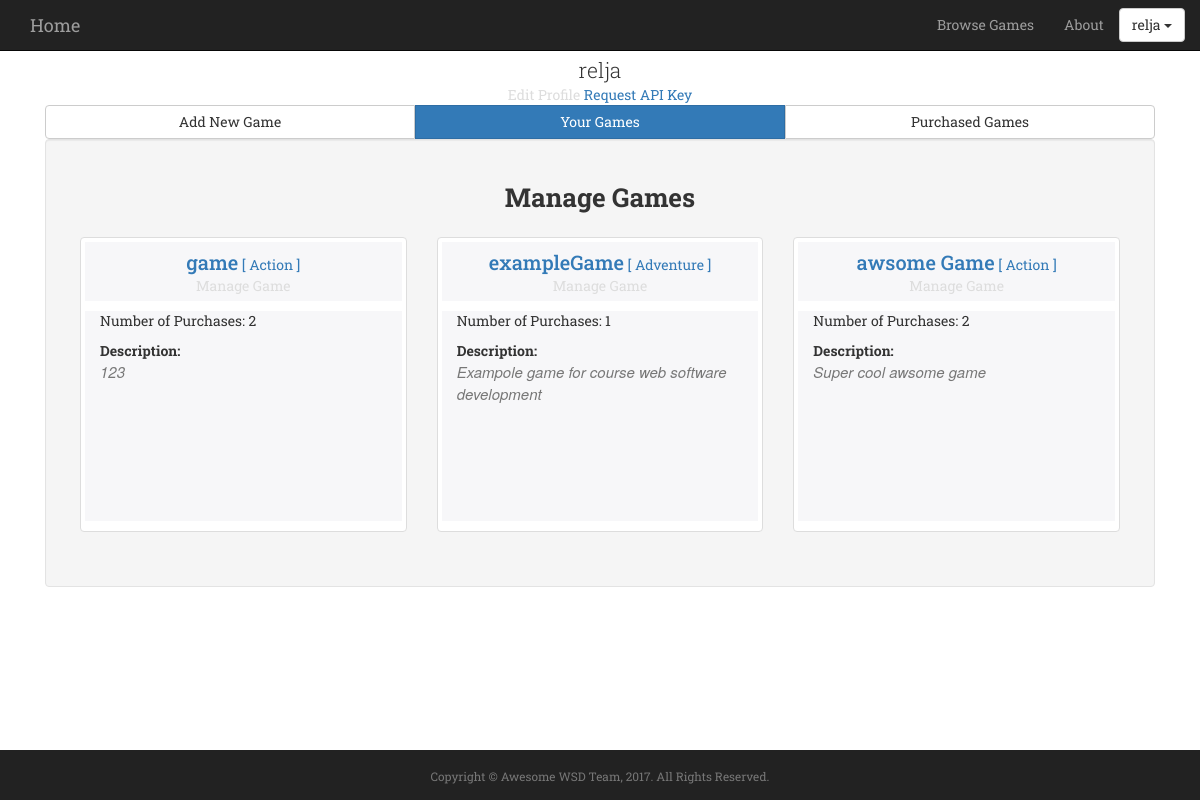
Screenshot of /myProfile/ (signed in) with the database file from the repository.
### awsomeProject/models.py (models this page shows, shortened)
class Game(models.Model):
	Category_Choices = (
		('Action', 'Action'),
		('Adventure', 'Adventure'),
		('Sports', 'Sports'),
		('Strategy', 'Strategy'),
		('Puzzle', 'Puzzle')
	)
	name = models.CharField(max_length=255, unique=True)
	url = models.URLField()
	price = models.FloatField()
	description = models.TextField(max_length=300, default='')
	created = models.DateField(default=now, editable=False)
	category = models.CharField(max_length=20, choices=Category_Choices, default='Action')
	image = CloudinaryField('image')
	""" Informative name for mode """

### awsomeProject/views.py (the view, shortened to what this page needs)
# urls.py: url(r'^myProfile/$', views.myProfile, name='myProfile'),
@login_required(login_url='/login/')
def myProfile(request):
	userProfile = UserProfile.objects.get(user=request.user)
	context = dict( backend_form = UploadGameForm())
	if userProfile.isDeveloper:
		if request.method == 'POST':
			form = UploadGameForm(request.POST, request.FILES)
			context['posted'] = form.instance
			success = False
			if form.is_valid():
				success = True
				form.save()
				devGame = DeveloperGame(user=request.user, game=Game.objects.get(name=form.cleaned_data['name']))
				devGame.save()
				form = UploadGameForm()
				context = UploadGameForm()
		else:
			form = UploadGameForm()
			success = False
		DeveloperGames = DeveloperGame.objects.all().filter(user=request.user)
		games = []
		numberOfPurchasesList = []
		for developerGame in DeveloperGames:
			games.append(developerGame.game) # developerGame is an instance (a row in the database table) of DeveloperGames
			Purchases = Transaction.objects.all().filter(game=developerGame.game)	# Querying from the Transaction table
			numberOfPurchasesList.append(len(Purchases))
		gamePurchases = zip(games, numberOfPurchasesList)	# gamePurchases referes to no of people purchased a game
		PurchasedGames = Transaction.objects.all().filter(user=request.user) #accessing purchased games list from Transaction Table
		purchasedGames = []
		purchasedWhen = []
		counts = []
		i = 0
		for boughtGame in PurchasedGames:
			purchasedGames.append(boughtGame.game)
			purchasedWhen.append(boughtGame.timestamp)
			i += 1
			counts.append(i)
		boughtGames = zip(purchasedGames, purchasedWhen, counts)	#boughtGame refers to no. of games the user bought
		return render(request, "myProfile.html", {"userProfile" : userProfile, "form" : form, "success" : success,
						"context" : context, "gamePurchases": gamePurchases, "boughtGames": boughtGames })

### awsomeProject/templates/myProfile.html (shortened to what this page needs)
{% extends "base.html" %}
{% load bootstrap %}
{% block scriptsAndStylesheets %}
	{% load cloudinary %}
{% endblock %}
{% block main %}
<div class="col-md-12">
	<div class="col-md-12">
		<div class="col-md-3 text-center" style="float: none; margin: 0 auto">
			<div class="col-md-12">
			</div>
			<div class="col-md-12">
				<p class="lead" style="margin-bottom:0px">{{user.username}}</p>
				<span><a href="editProfile" style="color:#ddd;">Edit Profile</a></span>
				<span><a href={% url "registerForAPI" %}> Request API Key </a></span>
			</div>
		</div>
	</div>
	{% if userProfile.isDeveloper %}
		<div class="col-md-12">
			<div class="btn-group btn-group-justified" role="group" aria-label="..." data-toggle="buttons">
				<div class="btn-group btn-pref" role="group">
					<button type="button" class="btn btn-default" href="#tab1" id="create-new-game" data-toggle="tab">Add New Game</button>
				</div>
				<div class="btn-group btn-pref" role="group">
					<button type="button" class="btn btn-primary" href="#tab2" id="created-game" data-toggle="tab">Your Games</button>
				</div>
				<div class="btn-group btn-pref" role="group">
					<button type="button" class="btn btn-default" href="#tab3" id="purchased-game" data-toggle="tab">Purchased Games</button>
				</div>
			</div>
			<div class="well col-md-12">
				<div class="tab-content">
					<div class="tab-pane fade in active" id="tab2">
						<div class="">
							<label class="control-label text-center section-font" style="margin-bottom: 20px; margin-top: 20px">Manage Games</label>
							<div>
								{% for game, numberOfPurchases in gamePurchases %}
									<div class="col-md-4 col-sm-6 text-center" style="padding-bottom:30px;">
										<div class="img-thumbnail text-center">
											<div class="col-md-12 bd-example">
											</div>
											<div class="col-md-12 highlight" style="padding-bottom:5px; margin-bottom:10px;">
												<a href={% url "game" game.name %}> <span class="service-heading">{{game.name}}</span><span> [ {{game.category}} ]</span></a><br>
												<a href={% url "manageGame" game.name %} style="color:#ddd;">Manage Game</a>
											</div>
											<div class="col-md-12 text-left game-description highlight">
												<p> Number of Purchases: {{numberOfPurchases}}</p>
												<span><strong>Description:</strong></span>
												<p class="section-subheading text-muted">{{game.description}}</p>
											</div>
										</div>
									</div>
								{% endfor %}
							</div>
						</div>
					</div>
				</div>
			</div>
		</div>
	{% endif %}
</div>
{% endblock %}
							{% if posted %}
									{% if posted.errors %}
									Errors: {{ posted.errors }}
									{% else %}
											{% load cloudinary %}
									{% endif %}
							{% endif %}

### awsomeProject/templates/base.html (shortened to what this page needs)
<!DOCTYPE html>
<html lang="en">
<head>
	{% load static %}
	<link rel="stylesheet" type="text/css" href="{% static 'css/bootstrap.min.css' %}">
	<link rel="stylesheet" type="text/css" href="{% static 'css/style.css' %}">
</head>
<body>
	<nav class="navbar navbar-inverse navbar-fixed-top" role="navigation" id="mainNav">
		<div class="container">
			<div class="navbar-header">
				<a class="navbar-brand active" href={% url "index" %}>Home</a>
			</div>
			<div class="collapse navbar-collapse" id="bs-example-navbar-collapse-1">
				<ul class="nav navbar-nav navbar-right">
					<li class=""><a href={% url "browseGames" %}>Browse Games</a></li>
					<li class=""><a href={% url "about" %}>About</a></li>
					{% if user.is_authenticated %}
					<li>
						<div class="dropdown" style="margin-top: 8px; pull=right">
							<button class="btn btn-default dropdown-toggle" type="button" id="dropdownMenu1" data-toggle="dropdown" aria-haspopup="true" aria-expanded="true">
							{{ user.username }}
								<span class="caret"></span>
							</button>
						</div>
					</li>
					{% else %}
					<li><a href={% url "login" %}>Login</a></li>
					<li><a href={% url "register" %}>Register</a></li>
					{% endif %}
				</ul>
			</div>
		</div>
	</nav>
	<div class="container text-center main">
		<div class="row">
			<div class="text-center">
			{% block main %}
			{% endblock %}
			</div>
		</div>
	</div>
	<div>
		<div class="container">
			<div class="row">
				<div class="" id="footer">
					<p class="copyright text-muted small text-center" style="margin-top:18px;">Copyright &copy; Awesome WSD Team, 2017. All Rights Reserved.</p>
				</div>
			</div>
		</div>
	</div>
</body>
</html>

### awsomeProject/static/css/style.css (style rules this page uses)
* { @include box-sizing(border-box); }
body { padding-top: 55px; font-family:"Roboto Slab","Helvetica Neue",Helvetica,Arial,sans-serif; }
#footer { position:fixed; left:0px; bottom:0; min-height:50px; width:100%; background-color:#222; border-color: #222; }
.section-subheading { font-size:16px; font-family:"Droid Serif","Helvetica Neue",Helvetica,Arial,sans-serif; text-transform:none; font-style:italic; font-weight:400; }
a { text-decoration: none !important; }
.section-font { font-size: 16px; }
.service-heading { font-weight:500; font-size: 2rem; }
.game-description { height: 180px; margin-bottom: 2%; }
.main { margin-bottom: 80px; }
.bd-example { border: solid #f7f7f9; border-width: 3px; }
.highlight { background-color: #f7f7f9; }
@media (min-width:500px) { .section-font { font-size: 18px; } }
@media (min-width:500px) { .section-subheading { font-size:13px; } }
@media (min-width:500px) { .game-description { height: 150px; } }
@media (min-width:500px) { .main { margin-bottom: 70px; } }
@media (min-width: 768px) { .section-font { font-size: 22px; } }
@media (min-width: 768px) { .section-subheading { font-size:14px; } }
@media (min-width: 768px) { .game-description { height: 180px; } }
@media (min-width: 768px) { .main { margin-bottom: 70px; } }
@media (min-width:992px) { .section-font { font-size: 26px; } }
@media (min-width:992px) { .section-subheading { font-size:15px; } }
@media (min-width:992px) { .game-description { height: 210px; } }
@media (min-width:992px) { .main { margin-bottom: 60px; } }

### rows the page displays
Game: name "game", category "Action", numberOfPurchases "2", description "123"
Game: name "exampleGame", category "Adventure", numberOfPurchases "1", description "Exampole game for course web software development"
Game: name "awsome Game", category "Action", numberOfPurchases "2", description "Super cool awsome game"

### other values shown
{{ user.username }} "relja"
